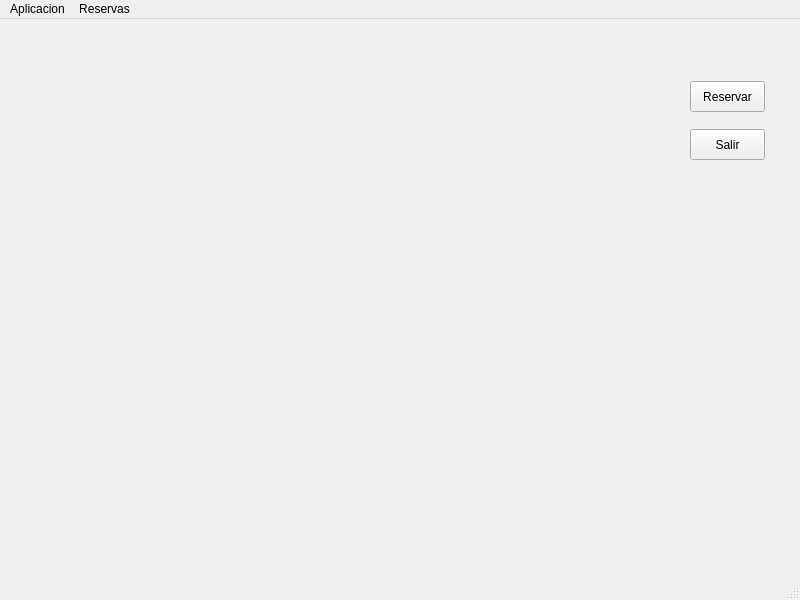
<?xml version="1.0" encoding="UTF-8"?>
<ui version="4.0">
 <class>MainWindow</class>
 <widget class="QMainWindow" name="MainWindow">
  <property name="geometry">
   <rect>
    <x>0</x>
    <y>0</y>
    <width>800</width>
    <height>600</height>
   </rect>
  </property>
  <property name="windowTitle">
   <string>MainWindow</string>
  </property>
  <widget class="QWidget" name="centralwidget">
   <widget class="QLabel" name="label">
    <property name="geometry">
     <rect>
      <x>20</x>
      <y>10</y>
      <width>631</width>
      <height>531</height>
     </rect>
    </property>
    <property name="text">
     <string/>
    </property>
    <property name="pixmap">
     <pixmap>../../../Downloads/maxresdefault.png</pixmap>
    </property>
    <property name="scaledContents">
     <bool>true</bool>
    </property>
   </widget>
   <widget class="QPushButton" name="pushButton_Reservar">
    <property name="geometry">
     <rect>
      <x>690</x>
      <y>62</y>
      <width>75</width>
      <height>31</height>
     </rect>
    </property>
    <property name="text">
     <string>Reservar</string>
    </property>
   </widget>
   <widget class="QPushButton" name="pushButton_Salir">
    <property name="geometry">
     <rect>
      <x>690</x>
      <y>110</y>
      <width>75</width>
      <height>31</height>
     </rect>
    </property>
    <property name="text">
     <string>Salir</string>
    </property>
   </widget>
  </widget>
  <widget class="QMenuBar" name="menubar">
   <property name="geometry">
    <rect>
     <x>0</x>
     <y>0</y>
     <width>800</width>
     <height>21</height>
    </rect>
   </property>
   <widget class="QMenu" name="menuAplicacion">
    <property name="title">
     <string>Aplicacion</string>
    </property>
    <addaction name="actionSalir"/>
   </widget>
   <widget class="QMenu" name="menuReservas">
    <property name="title">
     <string>Reservas</string>
    </property>
    <addaction name="actionReserva"/>
   </widget>
   <addaction name="menuAplicacion"/>
   <addaction name="menuReservas"/>
  </widget>
  <widget class="QStatusBar" name="statusbar"/>
  <action name="actionSalir">
   <property name="text">
    <string>Salir</string>
   </property>
  </action>
  <action name="actionReserva">
   <property name="text">
    <string>Reserva</string>
   </property>
  </action>
 </widget>
 <resources/>
 <connections/>
</ui>
